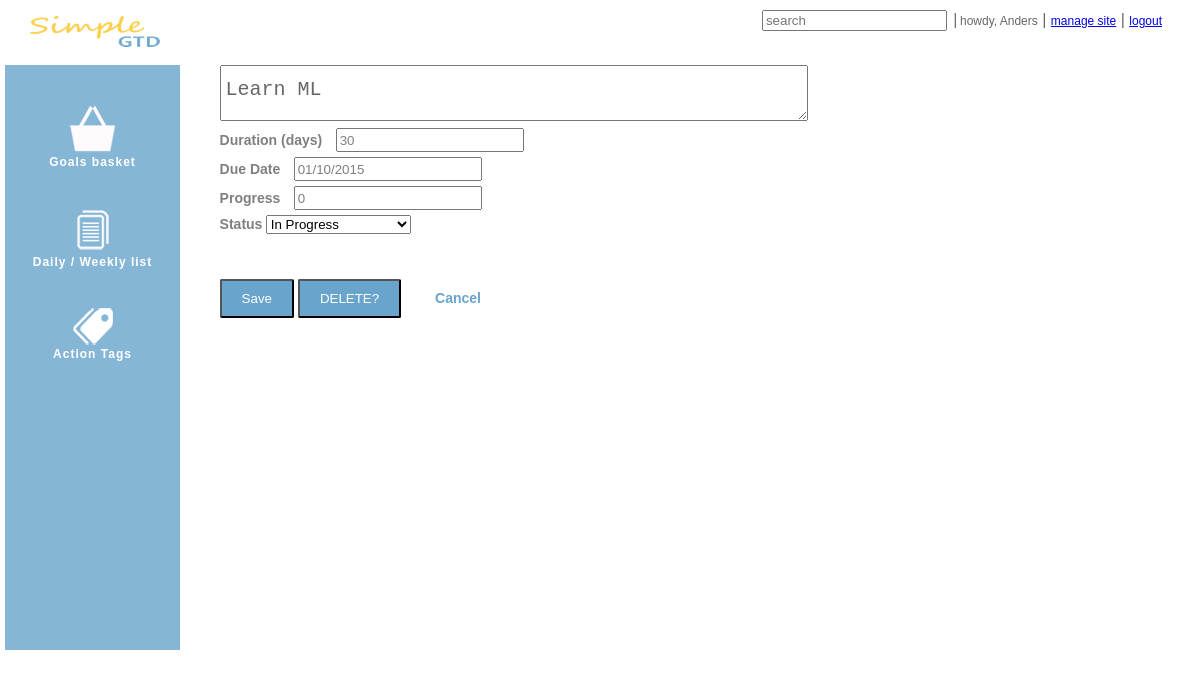
Page /goal/edit/5 (signed in) on the committed database.
### simgtd/models.py (models this page shows, shortened)
class Goal(models.Model):
    subject = models.CharField(max_length=200)
    memo = models.TextField(max_length=1000, blank=True)
    duration = models.PositiveIntegerField(blank=True)
    start_date = models.DateTimeField(null=True, blank=True, default=datetime.datetime.now)
    due_date = models.DateTimeField(null=True, blank=True, default=datetime.datetime.now)
    remind_me = models.NullBooleanField(default=True, null=True, blank=True)
    created_date = models.DateTimeField(editable=False, default=datetime.datetime.now)
    completed_date = models.DateTimeField(editable=False, null=True)
    created_by = models.ForeignKey(User, default=Constants.user_admin)
    progress = models.PositiveSmallIntegerField(default=0)
    status = models.ForeignKey(Status, default=Constants.status_not_started)
    priority = models.ForeignKey(Priority, default=Constants.priority_normal)

### simgtd/views.py (the view)
# urls.py: url(r'^goal/edit/(?P<gid>\d+)', views.edit_goal),
@login_required
def edit_goal(request, gid):
    errors = []
    goal = None
    if request.method == 'POST':
        subject = request.POST['title']
        duration = request.POST['duration']
        due_date = request.POST['due_date']
        progress = request.POST['progress']
        status = request.POST['status']
        if subject and duration and due_date:
            goal = user_goals(request).get(id=gid)
            goal.subject = subject
            goal.duration = duration
            goal.due_date = datetime.strptime(due_date, '%m/%d/%Y')
            goal.progress = int(progress)
            goal.status_id = int(status)
            goal.save()
            return HttpResponseRedirect('/goal/list')
        else:
            if not subject:
                errors.append('Subject is required')
            if not duration:
                errors.append('Duration is required')
            if not due_date:
                errors.append('Due date is required')
    else:
        goal = get_object_or_404(user_goals(request), id=gid)
    return render_to_response('simgtd/edit_goal.html',
                              RequestContext(request, {'goal': goal,
                                                       'status': Status.objects.all(),
                                                       'errors': errors}))

### simgtd/models.py (called while the page is built)
    @classmethod
    def inactive_list(cls):
        return [Constants.status_suspended,
                Constants.status_canceled]

### simgtd/views.py (called while the page is built)
def user_id(request):
    return request.user.id

def user_goals(request):
    return Goal.objects.filter(created_by_id=user_id(request))\
        .exclude(status_id__in=Status.inactive_list())

### templates/simgtd/edit_goal.html (shortened to what this page needs)
{% extends "base.html" %}
{% block content %}
    <form action="/goal/edit/{{ goal.id }}" method="post">
        <div id="add_goal_setting">
            <textarea type="text" id="quickTitle" name="title"
                      value placeholder="Add a goal..." autofocus="auotofocus"
                      style="height:30px">{{ goal.subject }}</textarea>
            <div class="field">
                <label class="field_label"  for="duration">Duration (days)</label>
                <input id="duration" type="number" name="duration" value="{{ goal.duration }}" class="field_label_input">
            </div>
            <div class="field">
                <label class="field_label" for="due_date">Due Date</label>
                <input id="due_date" type="text" name="due_date" class="field_label_input" value="{{ goal.due_date|date:'m/d/Y' }}">
            </div>
            <div class="field">
                <label class="field_label" for="progress">Progress</label>
                <input id="progress" type="text" name="progress" class="field_label_input" value="{{ goal.progress }}">
            </div>
            <div class="field">
                <label class="field_label" for="status">Status</label>
                <select id="status" name="status">
                    {% for s in status %}
                        <option value="{{ s.id }}">{{ s.name }}</option>
                    {% endfor %}
                </select>
            </div>
            <div class="field_button">
                <input type="submit" class="save" value="Save">
                <input type="button" id="delete" class="save" value="DELETE?">
                <a href="/goal/list" class="cancel">Cancel</a>
            </div>
        </div>
    </form>
{% endblock %}

### templates/base.html (shortened to what this page needs)
<!DOCTYPE html>
<html>
<head lang="en">
    <link type="text/css" rel="stylesheet" href="{{ STATIC_URL }}css/jquery-ui.css">
    <link type="text/css" rel="stylesheet" href="{{ STATIC_URL }}css/gtd.css">
</head>
<body>
    <div id="header">
        <div>
            <div class="header-primary">
                <a href="/">
                    <img src="{{ STATIC_URL }}images/logo.png" alt="Simple GTD" />
                </a>
            </div>
            <div class="header-secondary">
                <input id="search" type="search" name="search" placeholder="search">
                <span class="sep">|</span>
                <a class="header_account" title="{{ user.email }}">howdy, {{ user.first_name }}</a> |
                <a class="header_account" href="/admin/">manage site</a> |
                <a class="header_account" href="/logout/">logout</a>
            </div>
        </div>
    </div>
    <div id="wrapper">
        <div id="navigation">
            <div id="icon_menu_block">
                <a href="/goal/list" class="menu">
                    <span class="icon_menu"><img src="{{ STATIC_URL }}images/goals_basket.png" alt="Goals basket"></span>
                    <span class="icon_menu_subtitle">Goals basket</span>
                </a>
                <a href="/action/list" class="menu">
                    <span class="icon_menu"><img src="{{ STATIC_URL }}images/list.png" alt="Daily/Weekly list"></span>
                    <span class="icon_menu_subtitle">Daily / Weekly list</span>
                </a>
                <a href="/action/tags" class="menu">
                    <span class="icon_menu"><img src="{{ STATIC_URL }}images/tags.png" alt="Action Tags"></span>
                    <span class="icon_menu_subtitle">Action Tags</span>
                </a>
            </div>
        </div>
        <div id="content">
            {% block content %}{% endblock %}
        </div>
    </div>
</body>
</html>

### static/css/gtd.css (style rules this page uses)
body { font-family:Calibri, Arial, Helvetica, sans-serif; }
#header { position: absolute; left: 0px; top:0px; padding: 10px 10px 0px 10px; width: 96%; height: 55px; background-color: white; display: table; }
.header-primary { float:left; position:relative; top:6px; left:20px; }
.header-secondary { text-align: right; color:rgba(0,0,0,0.6); }
#header .sep { margin: 0 -2px 0 2px; color:#717171; }
.header_account { display: inline-block; font-size: 12px; }
label[for=login_email], label[for=login_password], label[for=signup_name], label[for=signup_email], label[for=signup_password], label[for=signup_confirm_password], { margin-bottom: 0; }
label { font-weight: 700; font-size: 12px; color:rgba(0,0,0,0.5); cursor:default; }
div#navigation { margin:20px 85% 5px 5px; padding:5px 5px 5px 5px; height: 620px; background: rgba(104,164,204,0.8); color:white; font-size: 12px; font-weight: 600; letter-spacing: 1px; }
div#icon_menu_block { position: relative; margin-top: 40px; }
.icon_menu { display: block; text-align: center; padding: 40px 10px 1px 10px; }
.icon_menu_subtitle { display: block; text-align: center; color: white; }
a.menu { text-decoration: none; }
div#content { position: absolute; top: 50px; right: 30px; width: 80%; color: rgba(0,0,0,0.6); font-size: 12px; }
#add_goal_setting { width:60%; top:50px; margin: 15px 1%; }
#quickTitle { width: 100%; outline: none; padding: 12px 5px; font-size: 20px; color: rgba(0,0,0,0.6); font:thin; }
.field { display:block; margin: 5px 0; }
.field_label_input { width:180px; height:20px; margin-left: 10px; padding: 0px 2px; color: rgba(0, 0, 0, 0.5); }
.field_label { font-size: 14px; }
.field_button { color: rgba(0,0,0,0.5); font-weight: 600; padding-top: 40px; font-size: 14px; }
input.save { border-radius: 2px; padding: 10px 20px; background: #68a4cc; color: white; }
a.cancel { margin-left: 30px; color: #68a4cc; text-decoration: none; }

### rows in the picture
Goal: title "Learn ML", duration "30", due_date "01/10/2015", progress "0"

### other values in the picture
{{ user.first_name }} "Anders"
form field status "In Progress"
